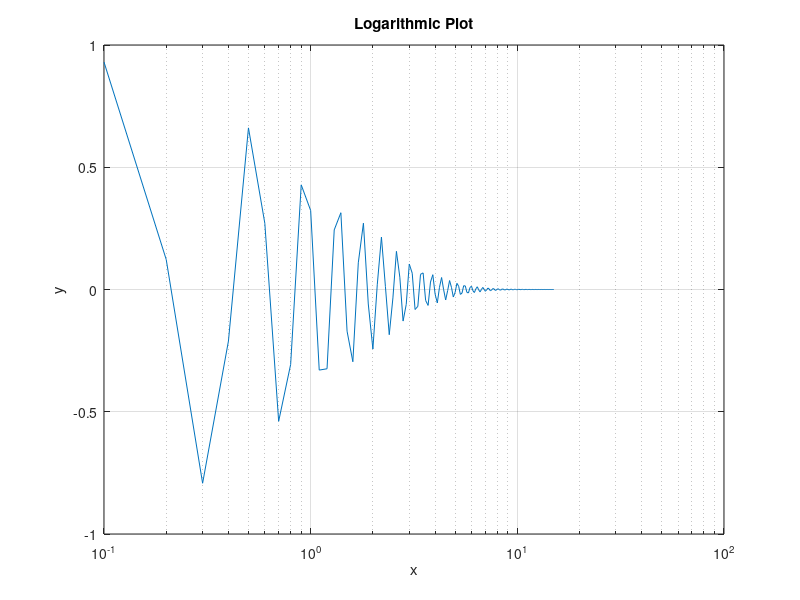

MATLAB code for this plot:
omega=15;
x=0:0.1:15;
y=exp(-0.7*x).*sin(omega*x);
figure(1);
semilogx(x,y);
xlabel('x');
ylabel('y');
title('Logarithmic Plot');
grid on 
